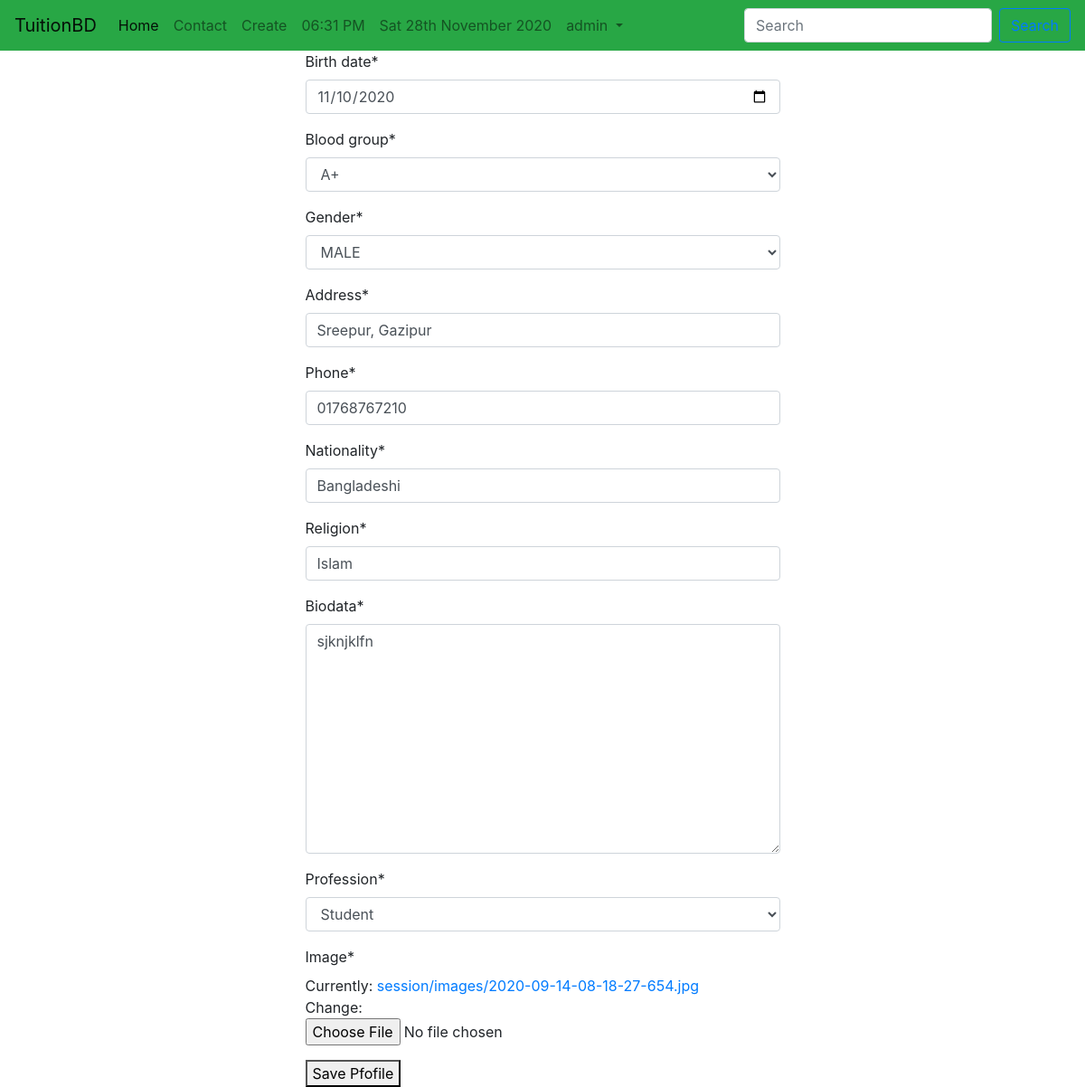
The app's page /session/userpro/ (signed in) with its own data.
### session/models.py (models this page shows, shortened)
class UserProfile(models.Model):
    GENRE_CHOICES = (
        ('Male', 'MALE'),
        ('Female', 'FEMALE'),
    )
    CATEGORY=(
        ('Student', 'Student'),
        ('Teacher', 'Teacher'),
    )
    BLOOD_GROUP=(
        ('A+', 'A+'),
        ('A-', 'A-'),
        ('AB+', 'AB+'),
        ('AB-', 'AB-'),
        ('B+', 'B+'),
        ('B-', 'B-'),
        ('O+', 'O+'),
        ('O-', 'O-'),
    )
    user = models.OneToOneField(User,on_delete=models.CASCADE)
    birth_date = models.DateField()
    blood_group=models.CharField(max_length=3, choices=BLOOD_GROUP)
    gender = models.CharField(max_length=50, choices=GENRE_CHOICES)
    address = models.CharField(max_length=150)
    phone=models.CharField(max_length=13)
    nationality = models.CharField(max_length=30)
    religion = models.CharField(max_length=50)
    biodata=models.TextField()
    profession=models.CharField(max_length=50,choices=CATEGORY,null=True)
    image=models.ImageField(default='default.jpg', upload_to='session/images')

### session/views.py (the view)
# urls.py: path('userpro/',userProfile,name="userProfile"),
def userProfile(request):
    try:
        instance= UserProfile.objects.get(user=request.user)
    except UserProfile.DoesNotExist:
        instance=None
    if request.method=="POST":
        if instance:
            form=UserProfileForm(request.POST,request.FILES, instance=instance)
        else:
            form=UserProfileForm(request.POST,request.FILES)
        if form.is_valid():
            obj=form.save(commit=False)
            obj.user=request.user
            obj.save()
            messages.success(request, "successfully Saved Your profile")
            return redirect('homeview')
    else:
        form=UserProfileForm(instance=instance)
    context={
        'form':form
    }
    return render(request,'session/userproCreate.html',context)

### session/forms.py
class UserProfileForm(forms.ModelForm):
    birth_date=forms.DateField(widget=forms.TextInput(
        attrs={'type':'date'}
    ))
    class Meta:
        model=UserProfile
        exclude=('user',)

### templates/session/userproCreate.html (shortened to what this page needs)
{% extends 'basic.html' %}
{% block body %}
{% load crispy_forms_tags %}
<div class="container">
    <div class="col-md-6 offset-md-3">
    <form  method="post" enctype="multipart/form-data">
    {{form|crispy}}
    <button type="submit">Save Pfofile</button>
    </form>
    </div>
</div>
{% endblock body %}

### templates/basic.html (shortened to what this page needs)
<!DOCTYPE html>
<html lang="en">
<head>
  <link rel="stylesheet" href="https://cdn.jsdelivr.net/npm/bootstrap@4.5.3/dist/css/bootstrap.min.css"
 />
  {% load static %}
  {% load notifications_tags %}
</head>
<body >
  <nav class="navbar navbar-expand-lg navbar-light bg-success">
    <a class="navbar-brand" href="/">TuitionBD</a>
    <div class="collapse navbar-collapse" id="navbarSupportedContent">
      <ul class="navbar-nav mr-auto">
        <li class="nav-item active">
          <a class="nav-link" href="{% url 'homeview' %}">Home <span class="sr-only">(current)</span></a>
        </li>
        <li class="nav-item">
          <a class="nav-link" href="/tuition/contact/">Contact</a>
        </li>
        <li class="nav-item">
          <a class="nav-link" href="/tuition/create/">Create</a>
        </li>
        {% notifications_unread as unread_count %}
        <li class="nav-item">
          <a class="nav-link" href="">{% now "h:i A" %}</a>
        </li>
        <li class="nav-item">
          <a class="nav-link" href="">{% now " D jS F Y" %}</a>
        </li>
        {% if user.is_authenticated %}
        <li class="nav-item dropdown">
          <a class="nav-link dropdown-toggle" href="#" id="navbarDropdown" role="button" data-toggle="dropdown"
            aria-haspopup="true" aria-expanded="false">
            {{user.username}}
          </a>
        </li>
        {% endif %}
      </ul>
      <form method="post" action="/tuition/search/" class="form-inline my-2 my-lg-0">
        <input class="form-control mr-sm-2" type="search" placeholder="Search" name="search" aria-label="Search" />
        <button class="btn btn-outline-primary my-2 my-sm-0" type="submit">
        </button>
      </form>
    </div>
  </nav>
   {% block body %} {% endblock body %}
</body>
</html>

### records on screen
UserProfile: birth_date "11/10/2020", blood_group "A+", gender "MALE", address "Sreepur, Gazipur", phone "01768767210", nationality "Bangladeshi", religion "Islam", biodata "sjknjklfn", profession "Student"

### other values on screen
{{ user.username }} "admin"
